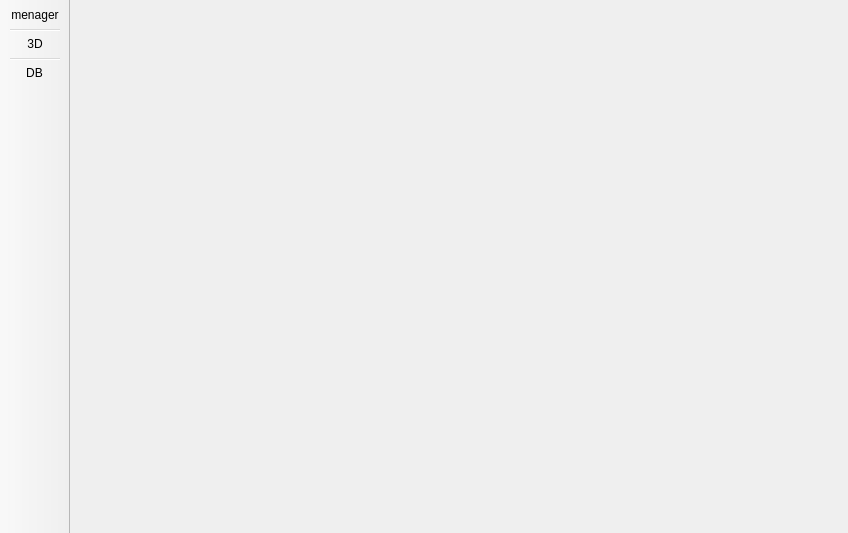
<?xml version="1.0" encoding="UTF-8"?>
<ui version="4.0">
 <class>MainWindow</class>
 <widget class="QMainWindow" name="MainWindow">
  <property name="geometry">
   <rect>
    <x>0</x>
    <y>0</y>
    <width>848</width>
    <height>533</height>
   </rect>
  </property>
  <property name="windowTitle">
   <string>MainWindow</string>
  </property>
  <widget class="QWidget" name="centralwidget">
   <layout class="QVBoxLayout" name="verticalLayout">
    <item>
     <widget class="QWidget" name="widget" native="true"/>
    </item>
   </layout>
  </widget>
  <widget class="QToolBar" name="toolBar">
   <property name="enabled">
    <bool>true</bool>
   </property>
   <property name="minimumSize">
    <size>
     <width>0</width>
     <height>0</height>
    </size>
   </property>
   <property name="windowTitle">
    <string>toolBar</string>
   </property>
   <property name="autoFillBackground">
    <bool>true</bool>
   </property>
   <property name="movable">
    <bool>false</bool>
   </property>
   <property name="iconSize">
    <size>
     <width>100</width>
     <height>100</height>
    </size>
   </property>
   <attribute name="toolBarArea">
    <enum>LeftToolBarArea</enum>
   </attribute>
   <attribute name="toolBarBreak">
    <bool>false</bool>
   </attribute>
   <addaction name="actionmenager"/>
   <addaction name="separator"/>
   <addaction name="action3D_3"/>
   <addaction name="separator"/>
   <addaction name="actionDB_2"/>
  </widget>
  <action name="actionManage">
   <property name="text">
    <string>Manage</string>
   </property>
  </action>
  <action name="action3D">
   <property name="text">
    <string>3D</string>
   </property>
  </action>
  <action name="actionManage_2">
   <property name="text">
    <string>Manage</string>
   </property>
  </action>
  <action name="action3D_2">
   <property name="text">
    <string>3D</string>
   </property>
  </action>
  <action name="actionmenager">
   <property name="icon">
    <iconset>
     <normaloff>../build-Doctor-Desktop_Qt_5_15_2_MSVC2019_64bit-Debug/manager.png</normaloff>../build-Doctor-Desktop_Qt_5_15_2_MSVC2019_64bit-Debug/manager.png</iconset>
   </property>
   <property name="text">
    <string>menager</string>
   </property>
  </action>
  <action name="action3D_3">
   <property name="icon">
    <iconset>
     <normaloff>../build-Doctor-Desktop_Qt_5_15_2_MSVC2019_64bit-Debug/3D.png</normaloff>../build-Doctor-Desktop_Qt_5_15_2_MSVC2019_64bit-Debug/3D.png</iconset>
   </property>
   <property name="text">
    <string>3D</string>
   </property>
  </action>
  <action name="actionDB">
   <property name="text">
    <string>DB</string>
   </property>
  </action>
  <action name="actionDB_2">
   <property name="icon">
    <iconset>
     <normaloff>../build-Doctor-Desktop_Qt_5_15_2_MSVC2019_64bit-Debug/DB.png</normaloff>../build-Doctor-Desktop_Qt_5_15_2_MSVC2019_64bit-Debug/DB.png</iconset>
   </property>
   <property name="text">
    <string>DB</string>
   </property>
  </action>
 </widget>
 <resources/>
 <connections/>
</ui>
